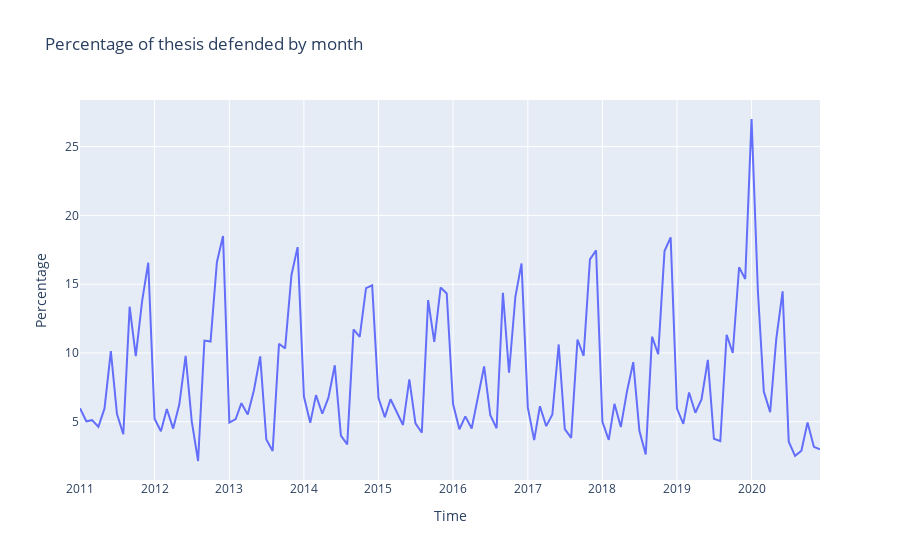

The notebook cell this image was saved under:
### Code cell
fig = df_months.plot(x='Time', y='Percentage', title='Percentage of thesis defended by month')
fig.write_image("plots/thesis_by_month.png")
fig.show()
